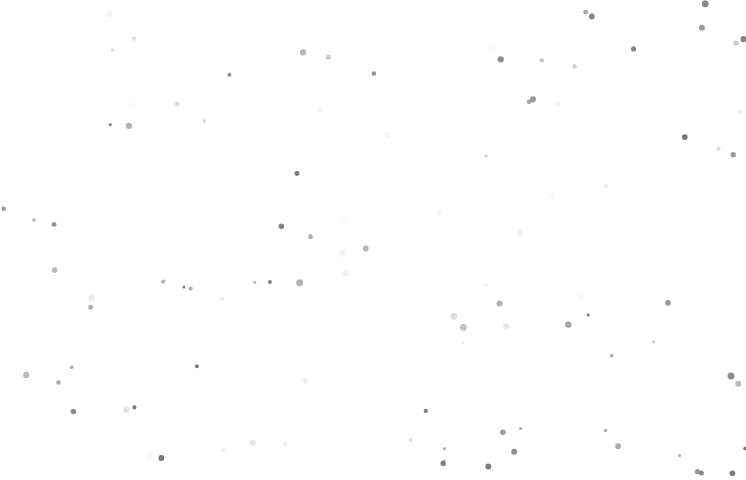
Frame 1 (no input)
Frame 60 (no input): identical to frame 1, image omitted
Frame 120 (the mouse pressed at the canvas centre since frame 60): identical to frame 1, image omitted

The p5.js sketch that drew this single still picture (run headless with seeded random() and noise() and a simulated clock; from frame 60 on, the mouse is pressed at the canvas centre):

// p5.js sketch
// ── sketch.js
let stars = [];


// ------------------------------
// ロゴパーツを保存する配列
// ------------------------------
let parts = [];


// ------------------------------
// 星の数
// ------------------------------
let starNum = 100;


// ------------------------------
// フレーム
// ------------------------------
let timer = 0;


// ------------------------------
// 文字
// ------------------------------
let textAlpha = 0;


// ------------------------------
// 拡大率
// ------------------------------
let logoScale = 0.8;


// ============================================
// 星クラス
// ============================================

class Star{

  constructor(){

    this.x = random(width);
    this.y = random(height);

    this.tx = random(width);
    this.ty = random(height);

    this.size = random(3,7);

    this.speed = random(0.02,0.05);

    this.light = random(120,255);

  }


  update(){

    // 少し光る

    this.light += random(-8,8);

    this.light = constrain(this.light,120,255);


    // 目標へ移動

    this.x = lerp(this.x,this.tx,this.speed);

    this.y = lerp(this.y,this.ty,this.speed);

  }


  display(){

    noStroke();

    fill(this.light);

    circle(this.x,this.y,this.size);

  }

}



// ============================================
// ロゴパーツクラス
// ============================================

class LogoPart{

  constructor(x,y,w,h,c){

    this.tx = x;
    this.ty = y;

    this.x = random(-300,1000);
    this.y = random(-300,700);

    this.w = w;
    this.h = h;

    this.c = c;

    this.speed = random(0.03,0.06);

  }


  update(){

    this.x = lerp(this.x,this.tx,this.speed);

    this.y = lerp(this.y,this.ty,this.speed);

  }


  display(){

    fill(this.c);

    noStroke();

    rect(this.x,this.y,this.w,this.h);

  }

}
// ============================================
// setup
// ============================================

function setup(){

  createCanvas(746,480);

  rectMode(CORNER);

  textAlign(LEFT,CENTER);

  textFont("sans-serif");


  // -------------------------
  // 星を作る
  // -------------------------

  let i = 0;

  while(i < starNum){

    stars.push(new Star());

    i++;

  }


  // -------------------------
  // ロゴパーツを作る
  // （完成位置）
  // -------------------------

  // 青

  parts.push(new LogoPart(120,140,35,140,color(0,70,180)));

  parts.push(new LogoPart(235,140,35,140,color(0,70,180)));



  // 赤

  parts.push(new LogoPart(155,140,80,35,color(220,0,0)));

  parts.push(new LogoPart(155,175,80,105,color(220,0,0)));



  // 白

  parts.push(new LogoPart(182,160,26,92,color(255)));



  // -------------------------
  // 星の目的地
  // -------------------------

  let j = 0;

  while(j < stars.length){

    stars[j].tx = random(110,280);

    stars[j].ty = random(120,290);

    j++;

  }

}
// ============================================
// draw
// ============================================

function draw(){
  // ============================================
// 左上の丸を描く関数
// ============================================

function drawCircleMark(){

  noStroke();

  // 左の青
  fill(0,70,180);
  circle(105,120,18);

  // 真ん中の赤
  fill(220,0,0);
  circle(128,98,18);

  // 右の青
  fill(0,70,180);
  circle(151,120,18);

}

  // -------------------------
  // 白い背景
  // -------------------------
  background(255);

  timer++;

  // -------------------------
  // 星
  // -------------------------

  let i = 0;

  while(i < stars.length){

    // 2秒后开始飞向Logo
    if(timer > 120){
      stars[i].update();
    }

    stars[i].display();

    i++;

  }


  // -------------------------
  // ロゴ
  // -------------------------

  push();

  translate(width/2,height/2);

  scale(logoScale);

  translate(-width/2,-height/2);

  // 3秒后开始出现
  if(timer > 180){

    let j = 0;

    while(j < parts.length){

      parts[j].update();

      parts[j].display();

      j++;

    }

    drawCircleMark();

  }

  pop();


  // -------------------------
  // 少し拡大
  // -------------------------

  if(timer > 360){

    if(logoScale < 1.0){

      logoScale += 0.002;

    }

  }


  // -------------------------
  // 文字
  // -------------------------

  if(timer > 420){

    drawText();

  }
  // -------------------------
// 星がキラキラ
// -------------------------

if(timer > 520){

  let k = 0;

  while(k < stars.length){

    stars[k].size = random(2,6);

    k++;

  }

}
}
// ============================================
// 文字
// ============================================

function drawText(){

  // 透明度
  if(textAlpha < 255){
    textAlpha += 2;
  }

  // -------------------------
  // キャッチコピー
  // -------------------------

  fill(0, textAlpha);

  textSize(18);

  textAlign(LEFT,CENTER);

  text("偉大なる平凡人たれ",330,120);


  // -------------------------
  // 100
  // -------------------------

  fill(220,0,0,textAlpha);

  textSize(64);

  text("100",320,205);


  // th
  fill(0,70,180,textAlpha);

  textSize(24);

  text("th",425,180);


  // Anniversary
  fill(0,textAlpha);

  textSize(28);

  text("Anniversary",320,250);


  // SINCE 1928
  textSize(16);

  text("SINCE 1928",323,280);


  // 学校名
  textSize(18);

  text("学校法人大阪産業大学",320,315);

}
